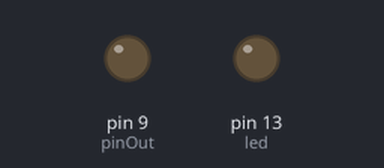
A sketch run on a simulated Arduino Uno, built with avr-gcc and run on an emulated ATmega328P. Shown: output pins drawn as LEDs (lit = HIGH).

Above: at 0.37 s.
At 7.7 s:
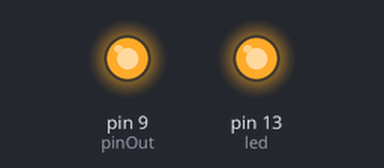
Timing chart, 0 to 8.0 s (numbered marks = the images above):
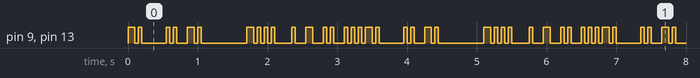

The sketch:

capDevice.ino
```cpp
#define FRAME 2

int led = 13;
int pinOut = 9;
int upLength = 50;
int downLength = 50;
int frameLength = 100;

void setup() {
  // initialize the digital pin as an output.
  pinMode(led, OUTPUT);
  pinMode(pinOut, OUTPUT);
}

// the loop routine runs over and over again forever:
void loop() {
  sendStr("F@r7");
}

void sendStr(String s)
{
  for (int x = 0; x < s.length(); ++x)
  {
    sendChar(s[x]);
  }
}

void sendChar(char c)
{
  sendBit(FRAME);

  // This will 'output' the binary representation of 'inputChar' as 8 characters of '1's and '0's, MSB first.
  for ( uint8_t bitMask = 64; bitMask != 0; bitMask = bitMask >> 1 ) {
    if ( c & bitMask ) {
      sendBit(1);
    } else {
      sendBit(0);
    }
  }
}

void sendBit(int b)
{
  if (b == 0)
  {
    digitalWrite(led, LOW);    // turn the LED off by making the voltage LOW
    digitalWrite(pinOut, LOW);
    delay(upLength*2);               // wait for a second
  }
  else if (b == 1)
  {
    digitalWrite(led, HIGH);   // turn the LED on (HIGH is the voltage level)
    digitalWrite(pinOut, HIGH);
    delay(downLength);               // wait for a second
    digitalWrite(led, LOW);    // turn the LED off by making the voltage LOW
    digitalWrite(pinOut, LOW);
    delay(upLength);               // wait for a second
  }
  else //send frame
  {
    digitalWrite(led, HIGH);   // turn the LED on (HIGH is the voltage level)
    digitalWrite(pinOut, HIGH);
    delay(frameLength);               // wait for a second
    digitalWrite(led, LOW);    // turn the LED off by making the voltage LOW
    digitalWrite(pinOut, LOW);
    delay(upLength);               // wait for a second
  }
}
```

Measured:
- by itself, pin 9 (pinOut), pin 13 (led): moves between LOW and HIGH, repeating every 3.4 s
